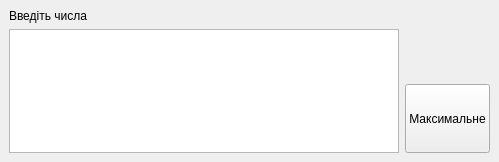
<?xml version="1.0" encoding="UTF-8"?>
<ui version="4.0">
 <class>MainWindow</class>
 <widget class="QMainWindow" name="MainWindow">
  <property name="geometry">
   <rect>
    <x>0</x>
    <y>0</y>
    <width>499</width>
    <height>162</height>
   </rect>
  </property>
  <property name="windowTitle">
   <string>MainWindow</string>
  </property>
  <widget class="QWidget" name="centralwidget">
   <layout class="QHBoxLayout" name="horizontalLayout">
    <item>
     <layout class="QVBoxLayout" name="verticalLayout_3">
      <item>
       <widget class="QLabel" name="label">
        <property name="text">
         <string>Введіть числа</string>
        </property>
       </widget>
      </item>
      <item>
       <widget class="QTextEdit" name="numbers"/>
      </item>
     </layout>
    </item>
    <item>
     <layout class="QVBoxLayout" name="verticalLayout_2">
      <item>
       <widget class="QLabel" name="max_out">
        <property name="text">
         <string/>
        </property>
       </widget>
      </item>
      <item>
       <widget class="QPushButton" name="max_btn">
        <property name="sizePolicy">
         <sizepolicy hsizetype="Minimum" vsizetype="Preferred">
          <horstretch>0</horstretch>
          <verstretch>0</verstretch>
         </sizepolicy>
        </property>
        <property name="text">
         <string>Максимальне</string>
        </property>
       </widget>
      </item>
     </layout>
    </item>
   </layout>
  </widget>
 </widget>
 <resources/>
 <connections/>
</ui>
